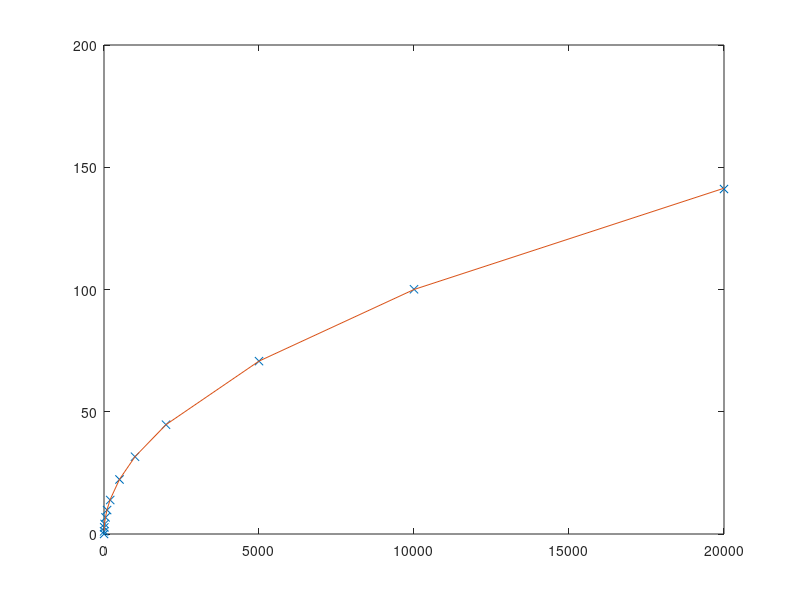

The MATLAB script that drew this image:
M = [1,2,5,10,25,50,100,250,500,1000,2500,5000,10000];
M = M.*2;
g = [0,1.1,2.7,4.1,6.8,9.8,13.9,22.3,31.6,44.7,70.7,100.1,141.1];

plot(M,g,'x')
hold on

f = @(x) sqrt(x);
plot(M,f(M))